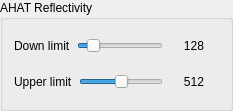
                   <widget class="QGroupBox" name="groupBox_3">
                    <property name="font">
                     <font>
                      <weight>50</weight>
                      <bold>false</bold>
                     </font>
                    </property>
                    <property name="title">
                     <string>AHAT Reflectivity</string>
                    </property>
                    <property name="flat">
                     <bool>false</bool>
                    </property>
                    <property name="checkable">
                     <bool>false</bool>
                    </property>
                    <property name="checked">
                     <bool>false</bool>
                    </property>
                    <layout class="QHBoxLayout" name="horizontalLayout_18">
                     <item>
                      <layout class="QVBoxLayout" name="verticalLayout_11">
                       <property name="topMargin">
                        <number>0</number>
                       </property>
                       <item>
                        <layout class="QHBoxLayout" name="horizontalLayout_4">
                         <item>
                          <widget class="QLabel" name="label_2">
                           <property name="text">
                            <string>Down limit</string>
                           </property>
                          </widget>
                         </item>
                         <item>
                          <widget class="QSlider" name="down_limit">
                           <property name="maximum">
                            <number>1024</number>
                           </property>
                           <property name="value">
                            <number>128</number>
                           </property>
                           <property name="orientation">
                            <enum>Qt::Horizontal</enum>
                           </property>
                          </widget>
                         </item>
                         <item>
                          <widget class="QLabel" name="Down_limit_value">
                           <property name="minimumSize">
                            <size>
                             <width>50</width>
                             <height>30</height>
                            </size>
                           </property>
                           <property name="text">
                            <string>128</string>
                           </property>
                           <property name="alignment">
                            <set>Qt::AlignCenter</set>
                           </property>
                          </widget>
                         </item>
                        </layout>
                       </item>
                       <item>
                        <layout class="QHBoxLayout" name="horizontalLayout_12">
                         <property name="topMargin">
                          <number>0</number>
                         </property>
                         <item>
                          <widget class="QLabel" name="label_5">
                           <property name="text">
                            <string>Upper limit</string>
                           </property>
                          </widget>
                         </item>
                         <item>
                          <widget class="QSlider" name="up_limit">
                           <property name="maximum">
                            <number>1024</number>
                           </property>
                           <property name="value">
                            <number>512</number>
                           </property>
                           <property name="orientation">
                            <enum>Qt::Horizontal</enum>
                           </property>
                          </widget>
                         </item>
                         <item>
                          <widget class="QLabel" name="Up_limit_value">
                           <property name="minimumSize">
                            <size>
                             <width>50</width>
                             <height>30</height>
                            </size>
                           </property>
                           <property name="text">
                            <string>512</string>
                           </property>
                           <property name="alignment">
                            <set>Qt::AlignCenter</set>
                           </property>
                          </widget>
                         </item>
                        </layout>
                       </item>
                      </layout>
                     </item>
                    </layout>
                   </widget>
